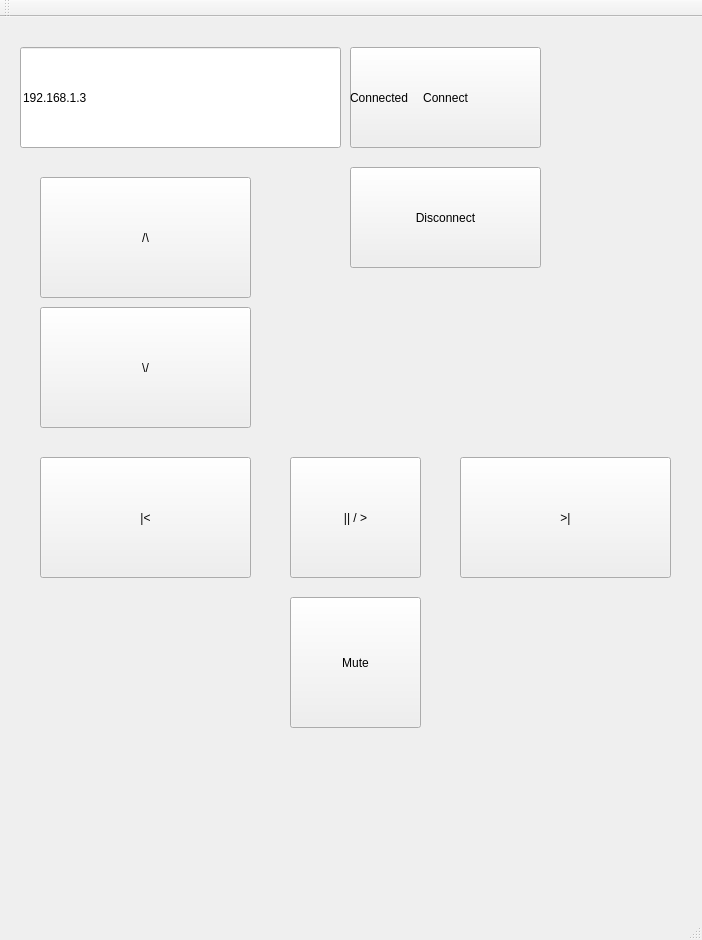
<?xml version="1.0" encoding="UTF-8"?>
<ui version="4.0">
 <class>MainWindow</class>
 <widget class="QMainWindow" name="MainWindow">
  <property name="geometry">
   <rect>
    <x>0</x>
    <y>0</y>
    <width>702</width>
    <height>940</height>
   </rect>
  </property>
  <property name="windowTitle">
   <string>MainWindow</string>
  </property>
  <widget class="QWidget" name="centralWidget">
   <widget class="QPushButton" name="pushButtonConnect">
    <property name="geometry">
     <rect>
      <x>350</x>
      <y>30</y>
      <width>191</width>
      <height>101</height>
     </rect>
    </property>
    <property name="text">
     <string>Connect</string>
    </property>
   </widget>
   <widget class="QLineEdit" name="lineEdit">
    <property name="geometry">
     <rect>
      <x>20</x>
      <y>30</y>
      <width>321</width>
      <height>101</height>
     </rect>
    </property>
    <property name="text">
     <string>192.168.1.3</string>
    </property>
   </widget>
   <widget class="QPushButton" name="pushButtonBack">
    <property name="geometry">
     <rect>
      <x>40</x>
      <y>440</y>
      <width>211</width>
      <height>121</height>
     </rect>
    </property>
    <property name="text">
     <string>|&lt;</string>
    </property>
   </widget>
   <widget class="QPushButton" name="pushButtonPause">
    <property name="geometry">
     <rect>
      <x>290</x>
      <y>440</y>
      <width>131</width>
      <height>121</height>
     </rect>
    </property>
    <property name="text">
     <string>|| / &gt;</string>
    </property>
   </widget>
   <widget class="QPushButton" name="pushButtonNext">
    <property name="geometry">
     <rect>
      <x>460</x>
      <y>440</y>
      <width>211</width>
      <height>121</height>
     </rect>
    </property>
    <property name="text">
     <string>&gt;|</string>
    </property>
   </widget>
   <widget class="QPushButton" name="pushButtonMute">
    <property name="geometry">
     <rect>
      <x>290</x>
      <y>580</y>
      <width>131</width>
      <height>131</height>
     </rect>
    </property>
    <property name="text">
     <string>Mute</string>
    </property>
   </widget>
   <widget class="QPushButton" name="pushButtonVolumeUp">
    <property name="geometry">
     <rect>
      <x>40</x>
      <y>160</y>
      <width>211</width>
      <height>121</height>
     </rect>
    </property>
    <property name="text">
     <string>/\</string>
    </property>
   </widget>
   <widget class="QPushButton" name="pushButtonVolumeDown">
    <property name="geometry">
     <rect>
      <x>40</x>
      <y>290</y>
      <width>211</width>
      <height>121</height>
     </rect>
    </property>
    <property name="text">
     <string>\/</string>
    </property>
   </widget>
   <widget class="QLabel" name="label">
    <property name="geometry">
     <rect>
      <x>350</x>
      <y>30</y>
      <width>191</width>
      <height>101</height>
     </rect>
    </property>
    <property name="text">
     <string>Connected</string>
    </property>
   </widget>
   <widget class="QPushButton" name="pushButtonDisconnecct">
    <property name="geometry">
     <rect>
      <x>350</x>
      <y>150</y>
      <width>191</width>
      <height>101</height>
     </rect>
    </property>
    <property name="text">
     <string>Disconnect</string>
    </property>
   </widget>
  </widget>
  <widget class="QMenuBar" name="menuBar">
   <property name="geometry">
    <rect>
     <x>0</x>
     <y>0</y>
     <width>702</width>
     <height>21</height>
    </rect>
   </property>
  </widget>
  <widget class="QToolBar" name="mainToolBar">
   <attribute name="toolBarArea">
    <enum>TopToolBarArea</enum>
   </attribute>
   <attribute name="toolBarBreak">
    <bool>false</bool>
   </attribute>
  </widget>
  <widget class="QStatusBar" name="statusBar"/>
 </widget>
 <layoutdefault spacing="6" margin="11"/>
 <resources/>
 <connections/>
</ui>
